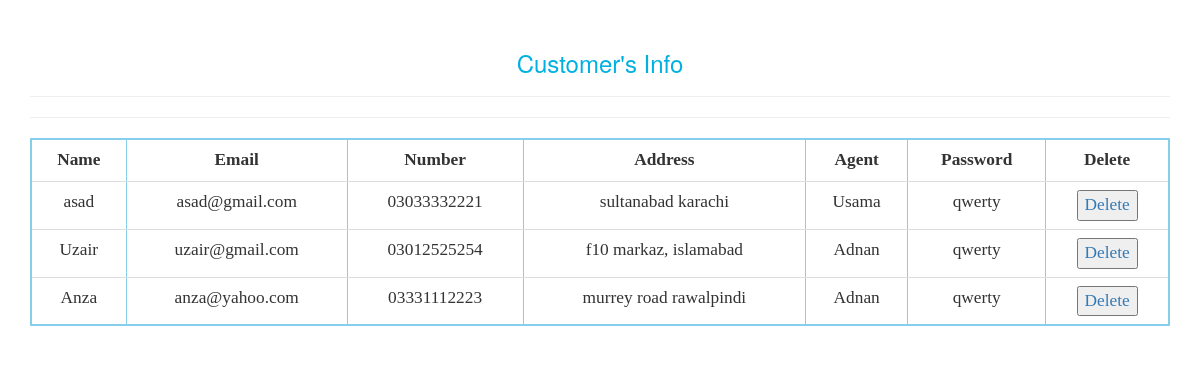
/admin/registered_customers.php, run on an earlier commit of the app's database.
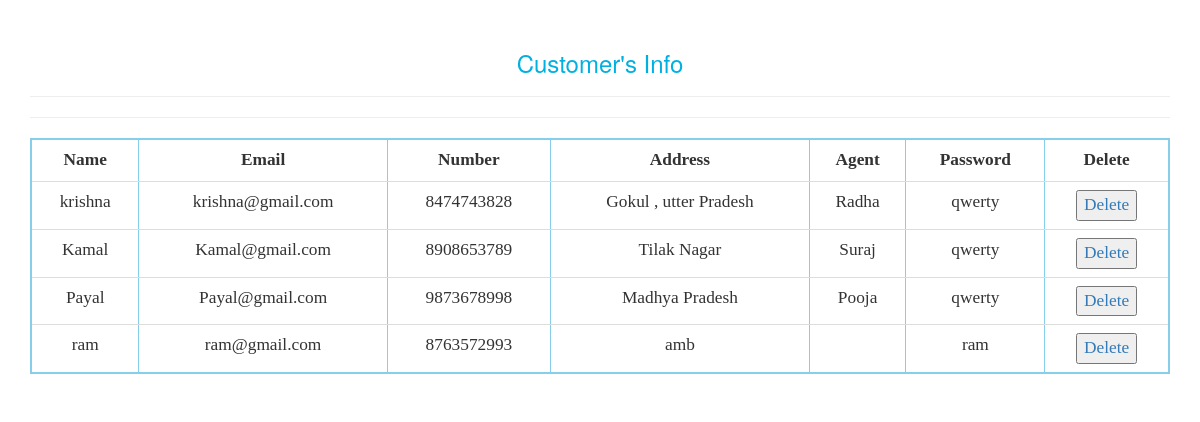
And on a later commit of the database.
### tables this page shows
CREATE TABLE `registration` (
  `id` int(11) NOT NULL,
  `name` varchar(50) NOT NULL,
  `email` varchar(50) NOT NULL,
  `password` varchar(30) NOT NULL,
  `num` varchar(12) NOT NULL,
  `userType` varchar(30) NOT NULL,
  `manager_name` varchar(50) NOT NULL,
  `agent_name` varchar(30) NOT NULL,
  `address` varchar(60) NOT NULL
);

### admin/registered_customers.php (the view, shortened to what this page needs)
<?php
include "db.php";
?>
<!DOCTYPE html>
<html>
<head>
<link type="text/css" rel="stylesheet" href="../css/bootstrap.css"/>
</head>
<body>
<div class="container" >
<div class="row">
<div class="col-sm-12" style="margin-top: 30px" >
<h3 align="center"><font color="sky blue"> Customer's Info</font></h3><hr>
<h4 align="center"><font color="sky blue"> <?php echo @$_GET['delete']; ?> </font></h4><hr>
<div class="table-responsive">
<table class="table table-hover " border="2px solid green" cellspacing="0px" cellpadding="10px" align="center" style="border: 2px solid skyblue; font-family: comic; font-size: 13pt; ">
<tr >
<th> <center>Name </center> </th>
<th> <center>Email </center> </th>
<th> <center>Number </th>
<th> <center>Address </th>
<th> <center>Agent </th>
<th> <center>Password </th>
<th> <center>Delete </th>
</tr>
<?php
$qwery = "SELECT * from registration where userType='user'";
$run = mysqli_query($con, $qwery);
while ($row = mysqli_fetch_array($run, MYSQLI_BOTH)) {
$name=$row['name'];
$email=$row['email'];
$number=$row['num'];
$password=$row['password'];
$Address=$row['address'];
$agent_name=$row['agent_name'];
echo "
<tr>
      <td><center> $name </center></td>
      <td><center> $email </center></td>
      <td><center> $number </center></td>
      <td><center> $Address </center></td>
      <td><center> $agent_name </center></td>
      <td><center> $password </center></td>
      <td><center><a href='customer_Delete.php?Cid=$row[id]&CName=$row[name]'> <button >Delete </a></button> </center></td>
";
}
  echo "</table>";
?>
</div>
</div>
</div>
</div>
</body>
</html>

What changed in the data, as far as the page shows it:
changed registration: name "asad" → "krishna"; email "asad@gmail.com" → "krishna@gmail.com"; num "03033332221" → "8474743828"; address "sultanabad karachi" → "Gokul , utter Pradesh"; agent_name "Usama" → "Radha"
changed registration: name "Uzair" → "Kamal"; email "uzair@gmail.com" → "Kamal@gmail.com"; num "03012525254" → "8908653789"; address "f10 markaz, islamabad" → "Tilak Nagar"; agent_name "Adnan" → "Suraj"
changed registration: name "Anza" → "Payal"; email "anza@yahoo.com" → "Payal@gmail.com"; num "03331112223" → "9873678998"; address "murrey road rawalpindi" → "Madhya Pradesh"; agent_name "Adnan" → "Pooja"
added registration: name "ram", email "ram@gmail.com", num "8763572993", address "amb", password "ram"
